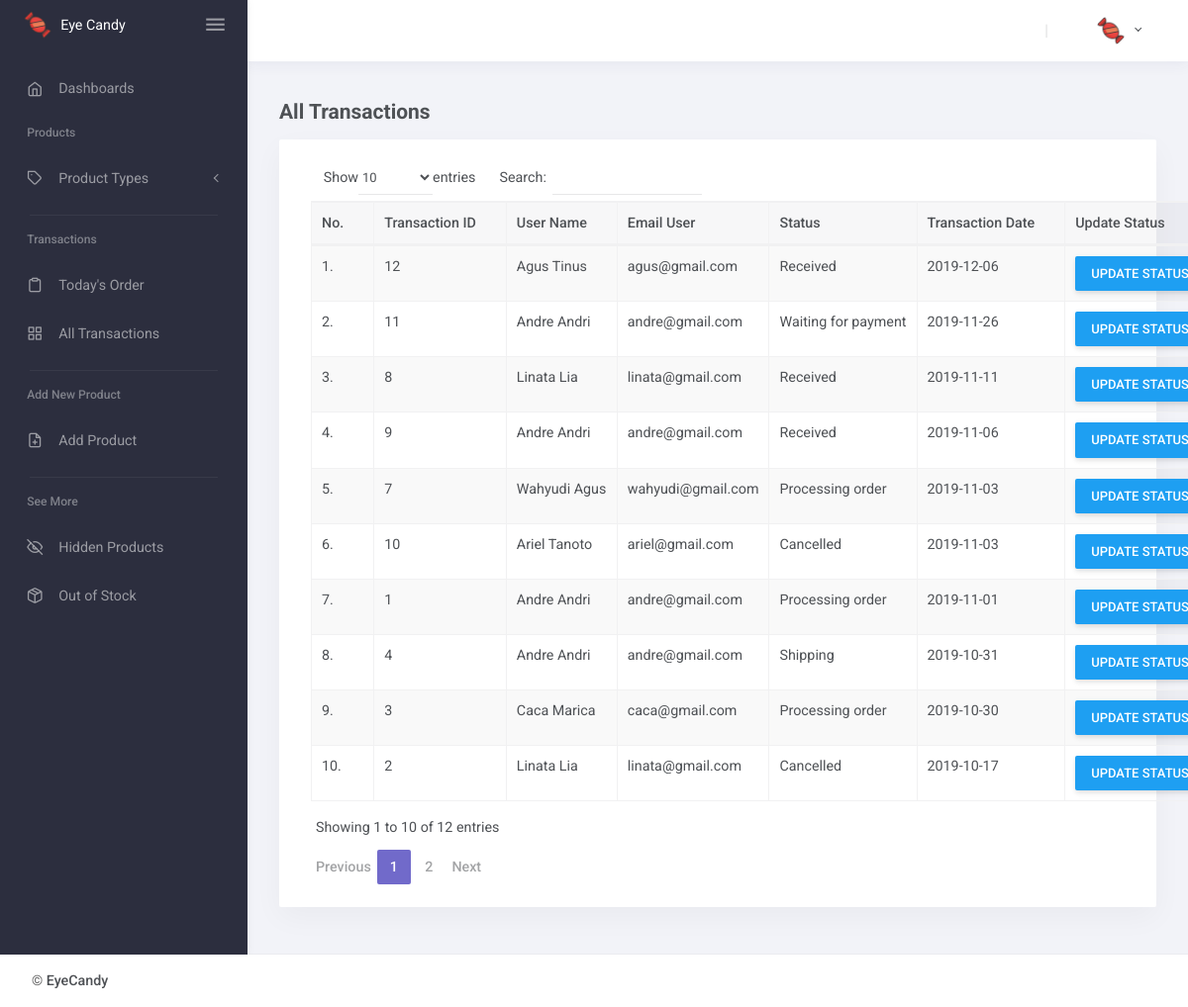
Page /index.php/AdminHome/AllTrasactionsView on the committed database.
### tables this page shows
CREATE TABLE `transaction_detail` (
  `id_trans` int(11) NOT NULL,
  `email_user` varchar(50) NOT NULL,
  `stats` varchar(10) NOT NULL,
  `trans_date` date NOT NULL,
  `shipping_fee` int(11) NOT NULL
);

CREATE TABLE `ms_users` (
  `email_user` varchar(100) NOT NULL,
  `pass` varchar(50) NOT NULL,
  `name` varchar(100) NOT NULL,
  `address` text NOT NULL,
  `salt` varchar(10) NOT NULL,
  `priv` int(2) NOT NULL,
  `prof_pic` varchar(100) NOT NULL
);

CREATE TABLE `status` (
  `id_status` int(3) NOT NULL,
  `status_desc` varchar(20) DEFAULT NULL
);

### application/controllers/AdminHome.php (called while the page is built, shortened)
<?php
class AdminHome extends CI_Controller{
	public function __construct(){
        $this->load->model('AdminHome_model');
	}
    public function AllTrasactionsView()
	{
        $data['data'] = $this->AdminHome_model->ShowDataMonthly();
		$data['style'] = $this->load->view('include/StyleAdmin', NULL, TRUE);
        $data['script'] = $this->load->view('include/ScriptAdmin', NULL, TRUE);
        $data['header']= $this->load->view('include/HeaderAdmin',NULL,TRUE);
        $data['datatabel'] = $this->load->view('include/Tabel', $data, TRUE);
        $data['footer']= $this->load->view('include/FooterAdmin',NULL,TRUE);
		$this->load->view('pages/AllTransactions.php',$data);
    }
}

### index.php (called while the page is built, shortened)
<?php
require_once BASEPATH.'core/CodeIgniter.php';

### application/models/AdminHome_model.php (called while the page is built, shortened)
<?php
class AdminHome_model extends CI_Model{
	public function ShowDataMonthly()
	{
		$query = $this->db->query("SELECT transaction_detail.id_trans as id, ms_users.name as name, transaction_detail.email_user as email, status.status_desc as status, status.id_status, transaction_detail.trans_date as date
									FROM transaction_detail
									JOIN ms_users on transaction_detail.email_user = ms_users.email_user
									JOIN status on status.id_status = transaction_detail.stats
									JOIN transactions on transactions.id_trans = transaction_detail.id_trans
									GROUP BY transaction_detail.id_trans
									ORDER BY transaction_detail.trans_date DESC");
		return $query->result_array();
	}
}
?>

### application/views/include/Tabel.php (the view, shortened to what this page needs)
<div class="container card mb-4">
    <br>
    <table id="datatables" class="table table-striped table-bordered" cellspacing="0" width="100%">
        <thead class="thead-light">
            <tr>
                <th>No.</th>
                <th>Transaction ID</th>
                <th>User Name</th>
                <th>Email User</th>
                <th>Status</th>
                <th>Transaction Date</th>
                <th>Update Status</th>
            </tr>
        </thead>
        <tbody>
            <?php
                $counter = 1;
                foreach ($data as $row) {
                    $id = $row['id'];
                    $id_status = $row['id_status'];
                    echo "<tr>";
                        echo "<td>" . $counter++ . ".</td>";
                        echo "<td>" . $row['id'] . "</td>";
                        echo "<td>" . $row['name'] . "</td>";
                        echo "<td>" . $row['email'] . "</td>";
                        echo "<td>" . $row['status'] . "</td>";
                        echo "<td>" . $row['date'] . "</td>";
                        echo "<td>" . "<a href='" . base_url("index.php/AdminHome/FormUpdateStatus?id=$id&status=$id_status")."'
                            class='btn btn-info' style='margin-right:10px;'>Update Status</a>" . "</td>";
                    echo "</tr>";
			    }
		    ?>
        </tbody>
    </table>
    <br>
</div>

### rows in the picture
transaction_detail: id_trans "12", email_user.name "Agus Tinus", email_user "agus@gmail.com", status.status_desc "Received", trans_date "2019-12-06"
transaction_detail: id_trans "11", email_user.name "Andre Andri", email_user "andre@gmail.com", status.status_desc "Waiting for payment", trans_date "2019-11-26"
transaction_detail: id_trans "8", email_user.name "Linata Lia", email_user "linata@gmail.com", status.status_desc "Received", trans_date "2019-11-11"
transaction_detail: id_trans "9", email_user.name "Andre Andri", email_user "andre@gmail.com", status.status_desc "Received", trans_date "2019-11-06"
transaction_detail: id_trans "7", email_user.name "Wahyudi Agus", email_user "wahyudi@gmail.com", status.status_desc "Processing order", trans_date "2019-11-03"
transaction_detail: id_trans "10", email_user.name "Ariel Tanoto", email_user "ariel@gmail.com", status.status_desc "Cancelled", trans_date "2019-11-03"
transaction_detail: id_trans "1", email_user.name "Andre Andri", email_user "andre@gmail.com", status.status_desc "Processing order", trans_date "2019-11-01"
transaction_detail: id_trans "4", email_user.name "Andre Andri", email_user "andre@gmail.com", status.status_desc "Shipping", trans_date "2019-10-31"
transaction_detail: id_trans "3", email_user.name "Caca Marica", email_user "caca@gmail.com", status.status_desc "Processing order", trans_date "2019-10-30"
transaction_detail: id_trans "2", email_user.name "Linata Lia", email_user "linata@gmail.com", status.status_desc "Cancelled", trans_date "2019-10-17"
